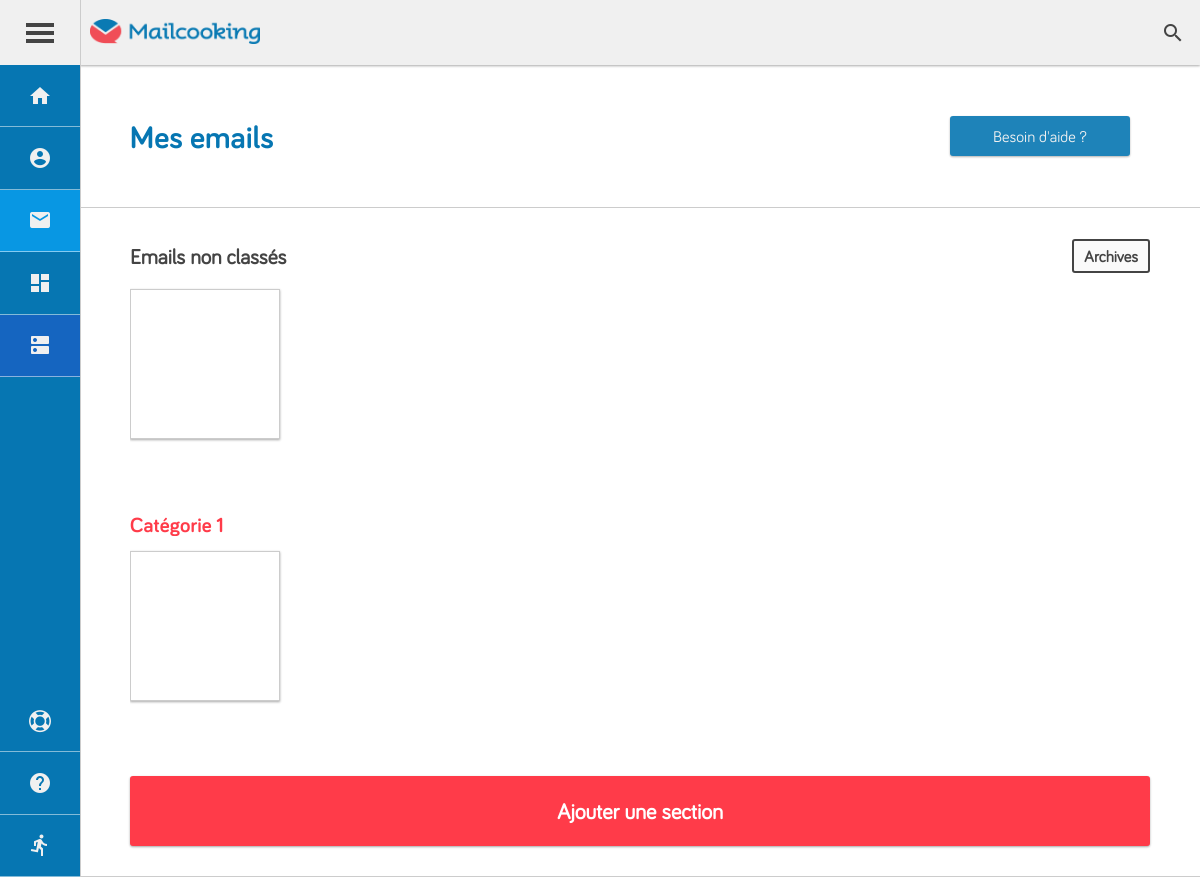
The app's page /?module=user&action=emails (signed in), older data.
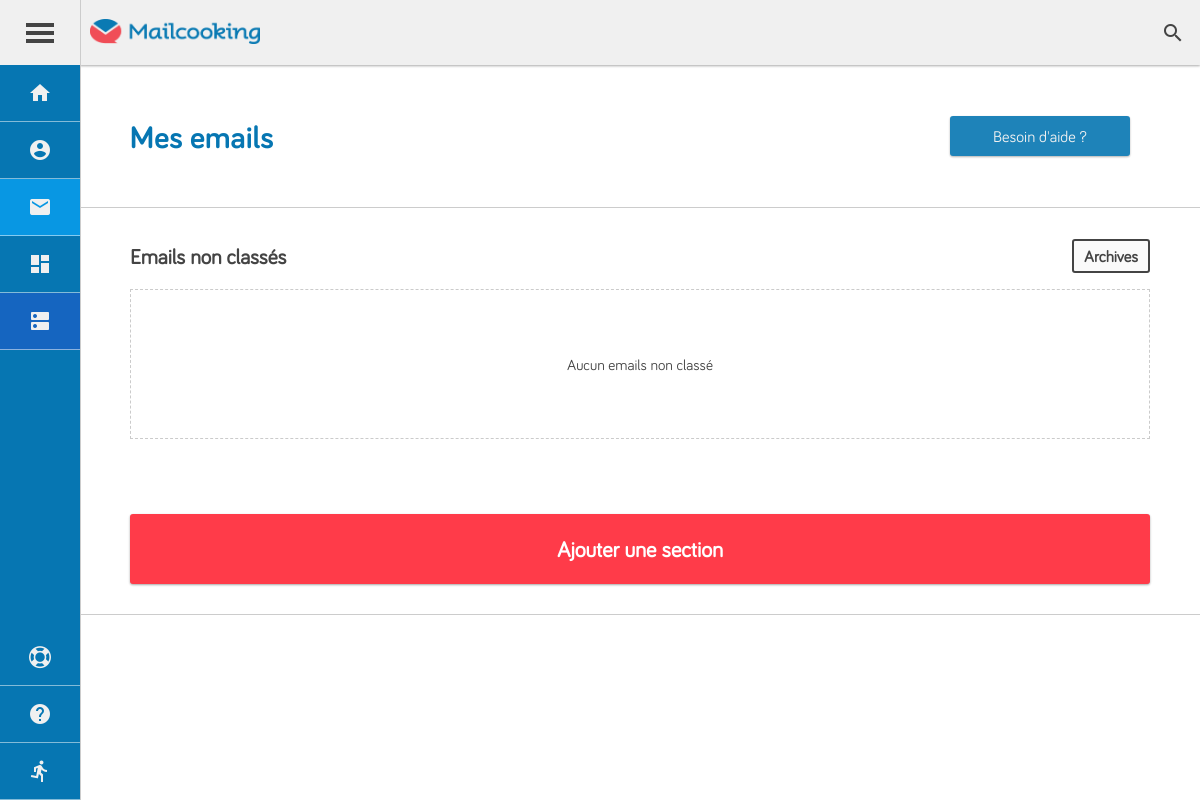
The same page, newer data.
### tables this page shows
CREATE TABLE `mail_editor` (
  `id_mail` int(11) NOT NULL,
  `id_user` varchar(255) NOT NULL,
  `email_name` varchar(255) NOT NULL DEFAULT 'Sans Titre',
  `email_dom` longtext NOT NULL,
  `email_background` varchar(255) NOT NULL DEFAULT '#f0f0f0',
  `template_id` int(11) NOT NULL,
  `email_cat_id` int(11) DEFAULT NULL,
  `saved` tinyint(1) NOT NULL DEFAULT '0' COMMENT 'Statut de sauvegarde',
  `saved_by` varchar(200) DEFAULT NULL,
  `archive` tinyint(1) NOT NULL DEFAULT '0',
  `timestamp` timestamp NOT NULL DEFAULT CURRENT_TIMESTAMP
);

CREATE TABLE `email_cat` (
  `cat_id` int(11) NOT NULL,
  `user_id` int(11) NOT NULL,
  `cat_name` varchar(100) NOT NULL
);

### app/model/user/email/read_my_all_mails.php (called while the page is built, shortened)
<?php
	function read_my_all_mails($id, $archive)
	{
		global $connexion;
		try
		{
			$query = $connexion->prepare('SELECT *
											FROM mail_editor
												WHERE id_user=:id
												AND archive=:boul
												ORDER BY timestamp DESC');
			$query->bindParam(':id', $id, PDO::PARAM_INT);
			$query->bindParam(':boul', $archive, PDO::PARAM_INT);
			$query->execute();
			$email = $query->fetchAll();
			return $email;
		}
		catch (Exception $e)
		{
			die("Erreur SQL : " . $e->getMessage());
		}
	}

### core/coremodel.php (called while the page is built, shortened)
<?php
function selecttable($table, $options=array())
{
	global $connexion;
	try
	{
		$sql = 'SELECT * FROM ' . $table;
		if ((isset($options['wherecolumn'])) && (isset($options['wherevalue']))) {
			$sql .= ' WHERE ' . $options["wherecolumn"] . '="' . $options["wherevalue"] . '"';
		}
		if (isset($options['orderby'])) {
			$sql .= ' ORDER BY ' . $options["orderby"];
			if (isset($options["order"])) {
				$sql .= ' ' . $options["order"];
			}
		}
		$query = $connexion->query($sql);
		$data = $query->fetchAll();
		return $data;
	}
	catch (Exception $e)
	{
		die("Erreur SQL : " . $e->getMessage());
	}
}

### app/view/user/emails.php (the view, shortened to what this page needs)
<?php
	include("app/view/layout/user/header.php");
?>
<div class="container container_emails">
	<div class="block full_block">
		<div class="pannel pannel_heading">
			<div class="row nowrap row-hori-between row-verti-center">
				<div>
					<h1>Mes emails</h1>
				</div>
				<div class="row row-verti-center nowrap">
					<button class="button_default button_primary">Besoin d'aide ?</button>
				</div>
			</div>
		</div>
	</div>
	<div class="block full_block">
		<div class="pannel pannel_body" data-list-emails data-allow="0">
			<div class="col nowrap">
				<div class="pannel_title row row-hori-between row-verti-center">
					<h2>Emails non classés</h2>
					<a href="?module=user&action=archives">Archives</a>
				</div>
				<div class="pannel_body">
					<ul class="row row-verti-center nowrap emails_list">
						<?php $notempty = false; ?>
						<?php foreach ($emails as $email): ?>
							<?php if ($email["email_cat_id"] == NULL && $email["saved"] != 0) {
								$notempty = true;
								$timestamp = new DateTime($email['timestamp']);
								$emailDate = $timestamp->format('d-m-Y');
								$folder = ''.$email['id_mail'].'_'.$emailDate.'/';
								$src = $chemin.'emails/'.$folder;
							?>
								<li style="background: url('<?= $src; ?>thumbs.png');" class="email" data-email="<?= $email["id_mail"]; ?>">
								</li>
							<?php } ?>
						<?php endforeach ?>
						<?php if (!$notempty): ?>
							<div class="empty_list_emails"><p>Aucun emails non classé</p></div>
						<?php endif ?>
					</ul>
				</div>
			</div>
		</div>
		<?php foreach ($userCat as $key => $cat): ?>
		<div class="pannel pannel_body" data-list-emails data-section="<?= $cat['cat_id'] ;?>" data-allow="1">
			<div class="col nowrap">
				<div class="pannel_title row row-verti-center">
					<p>
						<span spellcheck="false" onpaste="return false" class="title_row"><?= $cat['cat_name']; ?></span>
					</p>
				</div>
				<div class="pannel_body">
					<ul class="row row-verti-center nowrap emails_list">
						<?php foreach ($emails as $email): ?>
							<?php if ($cat['cat_id'] == $email['email_cat_id'] && $email["saved"] != 0) {
								$timestamp = new DateTime($email['timestamp']);
								$emailDate = $timestamp->format('d-m-Y');
								$folder = ''.$email['id_mail'].'_'.$emailDate.'/';
								$src = $chemin.'emails/'.$folder;
							?>
								<li style="background: url('<?= $src; ?>thumbs.png');" class="email" data-email="<?= $email["id_mail"]; ?>">
								</li>
							<?php } ?>
						<?php endforeach ?>
					</ul>
				</div>
			</div>
		</div>
		<?php endforeach ?>
		<div class="pannel pannel_body" id="pannelAddSection">
			<div class="col nowrap">
				<div class="col col-verti-center col-hori-center nowrap add_section">
					<div class="flipper">
						<div id="newCatFlipper" class="flipper_front row row-hori-center row-verti-center">
							<p>Ajouter une section</p>
						</div>
						<div class="flipper_back row row-hori-center row-verti-center">
							<span id="closedFlipper"><i class="material-icons">close</i></span>
							<form method="post" action="" class="col col-verti-center">
								<input type="text" spellcheck="false" autocomplete="off" id="inputCatFlipper" placeholder="Nom de la section" />
								<button type="submit" id="saveCatFlipper" class="button_default">Ajouter</button>
							</form>
						</div>
					</div>
				</div>
			</div>
		</div>
	</div>
</div>
<?php
	include("app/view/layout/user/footer.php");
?>

Row changes from the older to the newer data that the page shows:
removed mail_editor: saved 1 (drawn), shown under "Emails non classés"
removed email_cat: cat_name "Catégorie 1"
removed mail_editor: saved 1 (drawn), shown under "Catégorie 1"
Text that changed along with them:
text now shown: "Aucun emails non classé"
